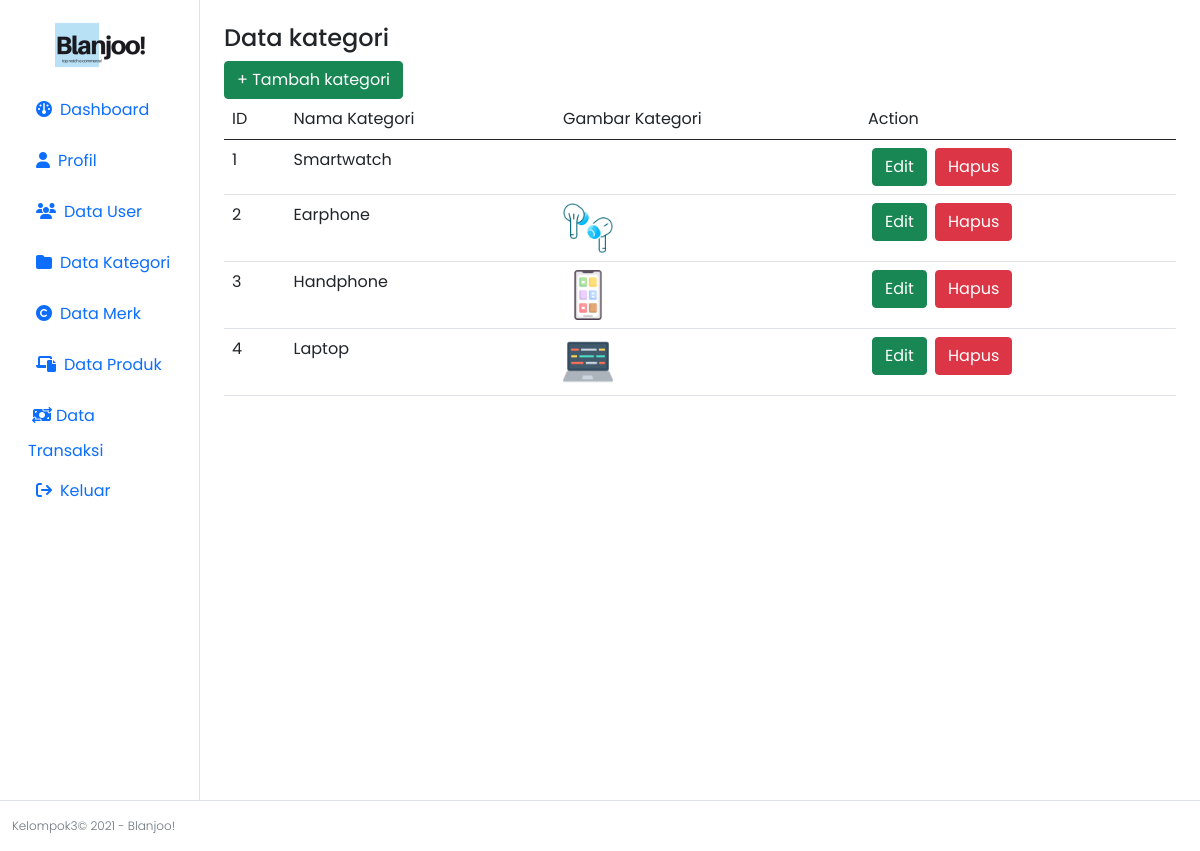
/data-kategori.php (signed in), run on the app's committed database.
### tables this page shows
CREATE TABLE `tb_category` (
  `category_id` int(11) NOT NULL,
  `category_name` varchar(25) DEFAULT NULL,
  `category_image` text NOT NULL
);

### data-kategori.php (the view, shortened to what this page needs)
<?php
include 'db.php';
?>
<!DOCTYPE html>
<html lang="en">
<head>
  <link href="https://cdn.jsdelivr.net/npm/bootstrap@5.0.2/dist/css/bootstrap.min.css" rel="stylesheet">
  <link rel="stylesheet" href="css/style.css">
</head>
<body>
  <main class="container-fluid">
    <div class="row">
      <?php require('components/header-dashboard.php') ?>
      <div class="col-md-10 p-4 vh-100">
        <div class="row">
          <div class="col-md-12">
            <h4>Data kategori</h4>
          </div>
          <div class="col-md-12">
            <button class="btn btn-success" onclick="showHideDiv()"><a>+ Tambah kategori</a></button>
            <table class="table table-hover">
              <thead>
                <tr>
                  <td>ID</td>
                  <td>Nama Kategori</td>
                  <td>Gambar Kategori</td>
                  <td>Action</td>
                </tr>
              </thead>
              <tbody>
                <?php
                $no = 1;
                $kategori = mysqli_query($conn, "SELECT * FROM tb_category ORDER BY category_id DESC");
                if (mysqli_num_rows($kategori) > 0) {
                  while ($row = mysqli_fetch_array($kategori)) {
                ?>
                    <tr>
                      <td><?php echo $no++ ?></td>
                      <td><?php echo ucwords($row['category_name']) ?></td>
                      <td><a href="icon/<?php echo $row['category_image'] ?>" target="_blank"><img src="icon/<?php echo $row['category_image'] ?>" alt="" width="50px"></a></td>
                      <td class="text-white">
                        <button class="btn btn-success mx-1"><a href="edit-kategori.php?id=<?php echo $row['category_id'] ?>">Edit</a></button>
                        <button class="btn btn-danger"><a href="hapus.php?idk=<?php echo $row['category_id'] ?>" onclick="return confirm('Yakin ingin hapus kategori ini?')">Hapus</a></button>
                      </td>
                    </tr>
                  <?php }
                } else { ?>
                  <tr>
                    <td colspan="3">Tidak ada data</td>
                  </tr>
                <?php } ?>
              </tbody>
            </table>
          </div>
        </div>
      </div>
    </div>
  </main>
  <?php require('components/footer-dashboard.php') ?>
</body>
</html>

### css/style.css (style rules this page uses)
* { padding: 0; margin: 0; font-family: 'Poppins', sans-serif; }
a { color: white; }
.btn a { color: white; text-decoration: none; }

### data on the page
tb_category: category_name "Smartwatch"
tb_category: category_name "Earphone", category_image (picture)
tb_category: category_name "Handphone", category_image (picture)
tb_category: category_name "Laptop", category_image (picture)
